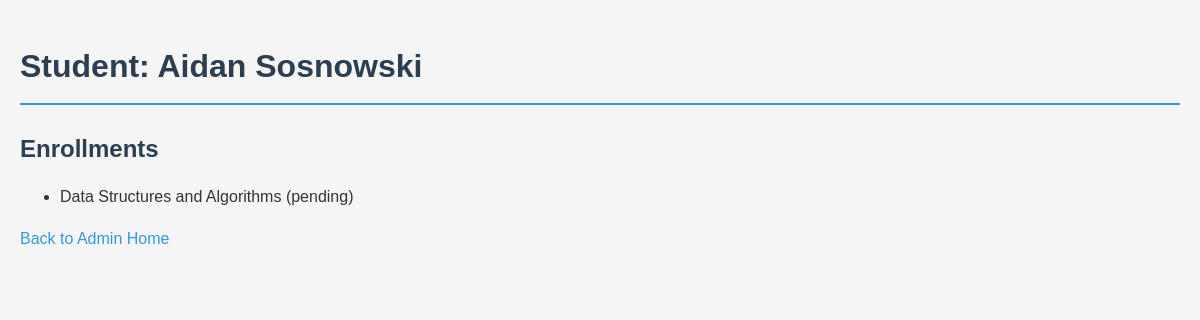
Page /admin-home/students/3/ (signed in) on the earlier database version.
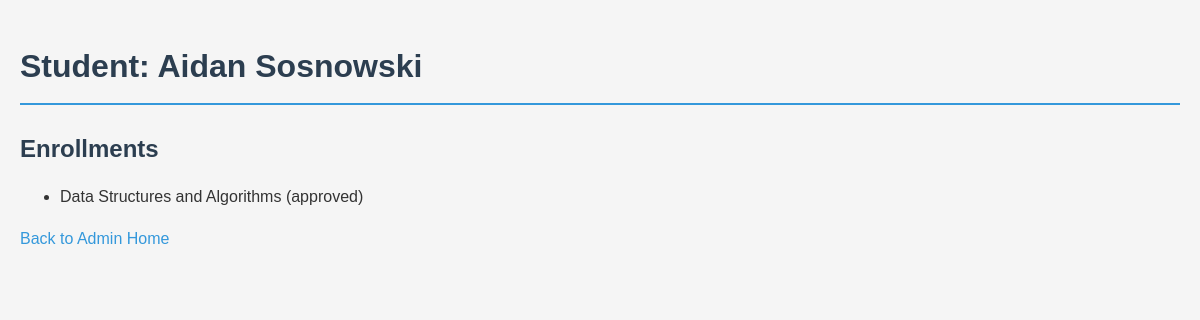
Same page on the later database version.
### administration/models.py (models this page shows, shortened)
class Enrollment(models.Model):
    STATUS_OPTIONS = (
        ('pending', 'Pending'),
        ('approved', 'Approved'),
        ('rejected', 'Rejected')
    )
    student = models.ForeignKey(
        settings.AUTH_USER_MODEL,
        on_delete=models.CASCADE,
        related_name='enrollments'
    )
    course = models.ForeignKey(Course, on_delete=models.CASCADE, related_name='enrollments')
    status = models.CharField(max_length=10, choices=STATUS_OPTIONS, default='pending')
    enrollment_date = models.DateTimeField(auto_now_add=True)

class Course(models.Model):
    title = models.CharField(max_length=200)
    code = models.CharField(max_length=20, default='UNKN101')
    description = models.TextField()
    seat_limit = models.PositiveIntegerField()
    prerequisites = models.ManyToManyField('self', blank=True, symmetrical=False)
    instructor = models.ForeignKey(settings.AUTH_USER_MODEL,on_delete=models.SET_NULL, null=True, related_name='courses')

### administration/views.py (the view)
# urls.py: path('admin-home/students/<int:pk>/', student_detail, name='admin-student-detail'),
@login_required
def student_detail(request, pk):
    if not request.user.is_staff:
        return redirect('home')
    student = User.objects.get(pk=pk)
    enrollments = student.enrollments.all()
    return render(request, 'admin/studentinfo.html', {
        'student': student,
        'enrollments': enrollments
    })

### templates/admin/studentinfo.html (shortened to what this page needs)
<!DOCTYPE html>
<html lang="en">
<head>
    {% load static %}
    <link rel="stylesheet" href="{% static 'css/style.css' %}">
</head>
<body>
    <h1>Student: {{ student.get_full_name }}</h1>
        <h2>Enrollments</h2>
            <ul>
            {% for enrollment in enrollments %}
                <li>{{ enrollment.course.title }} ({{ enrollment.status }})</li>
            {% empty %}
                <li>No enrollments.</li>
            {% endfor %}
            </ul>
    <a href="{% url 'admin-home' %}">Back to Admin Home</a>
</body>
</html>

Differences in the rows shown:
changed Enrollment "Data Structures and Algorithms": status "pending" → "approved"
